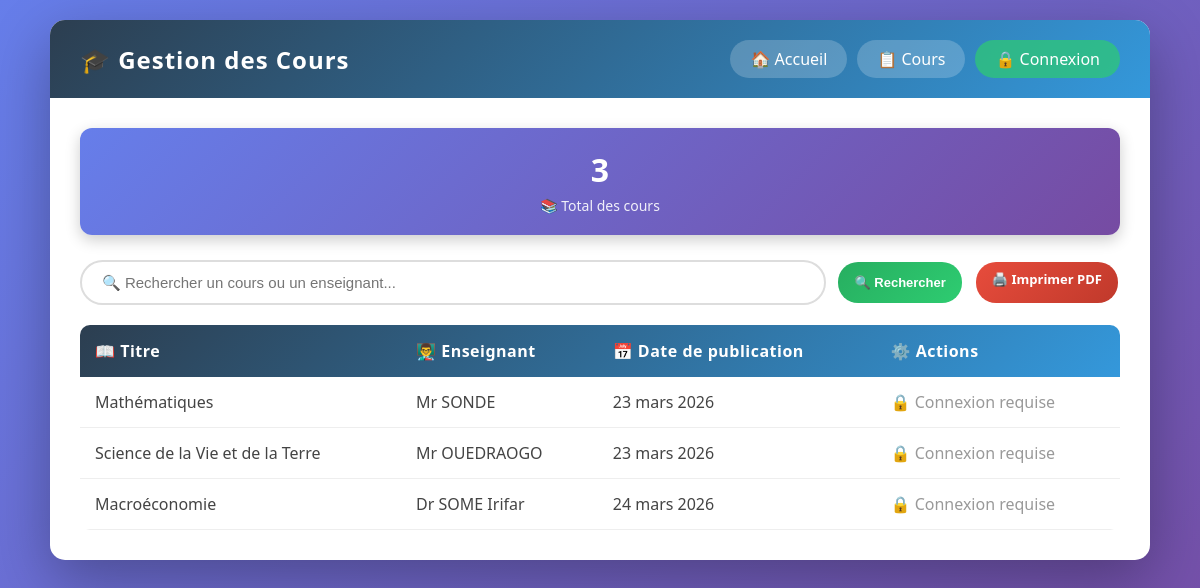
The app's page /liste/, older data.
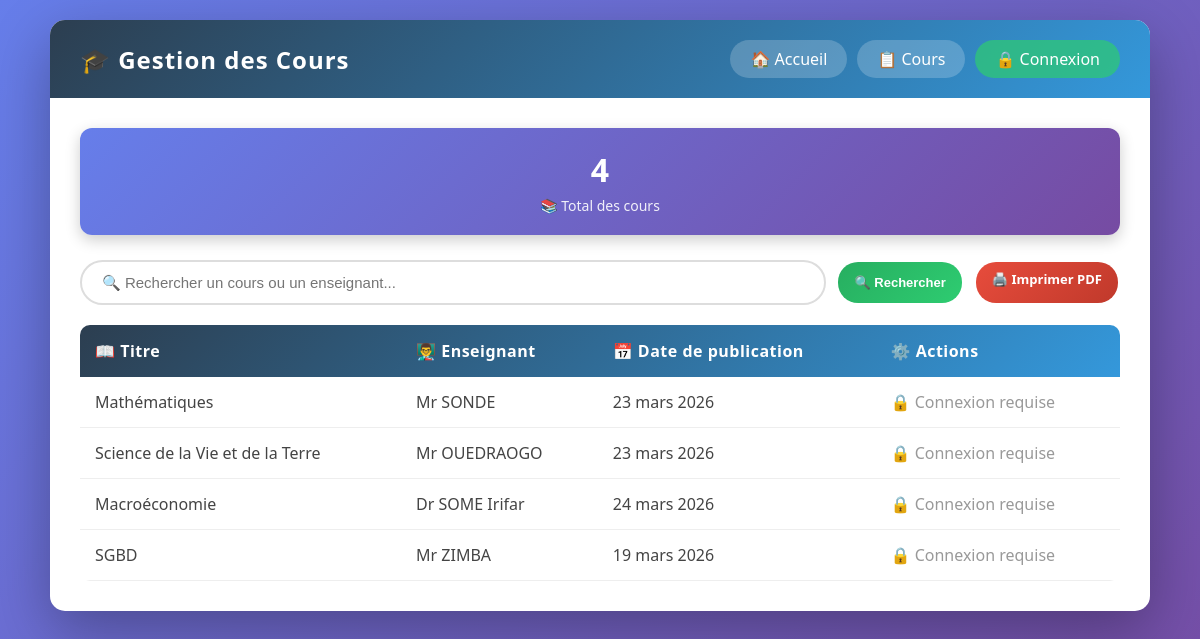
The same page, newer data.
### cours/models.py (models this page shows, shortened)
class Cours(models.Model):
    titre = models.CharField(max_length=200)
    enseignant = models.CharField(max_length=100)
    date_publication = models.DateField(validators=[valider_date])
    date_ajout = models.DateTimeField(auto_now_add=True)  # ← caché, automatique

### cours/views.py (the view)
# urls.py: path('liste/', CoursListView.as_view(), name='cours-list'),
class CoursListView(ListView):
    model = Cours
    template_name = 'cours/liste_cours.html'
    context_object_name = 'cours_list'
    def get_queryset(self):
        queryset = Cours.objects.all()
        query = self.request.GET.get('q')
        if query:
            queryset = queryset.filter(
                titre__icontains=query
            ) | queryset.filter(
                enseignant__icontains=query
            )
        return queryset
    def get_context_data(self, **kwargs):
        context = super().get_context_data(**kwargs)
        context['query'] = self.request.GET.get('q', '')
        return context

### cours/templates/cours/liste_cours.html (shortened to what this page needs)
{% extends 'cours/base.html' %}
{% block content %}
<div class="stats">
    <div class="stat-card">
        <h3>{{ cours_list|length }}</h3>
        <p>📚 Total des cours</p>
    </div>
</div>
<form method="GET" action="{% url 'cours-list' %}">
    <div class="search-bar">
        <input type="text" name="q" value="{{ query }}"
            placeholder="🔍 Rechercher un cours ou un enseignant...">
        <button type="submit" class="btn btn-add">🔍 Rechercher</button>
        <a href="{% url 'imprimer-pdf' %}" class="btn" style="background:linear-gradient(135deg, #e74c3c, #c0392b); color:white;">
            🖨️ Imprimer PDF
        </a>
    </div>
</form>
<table id="coursTable">
    <thead>
        <tr>
            <th>📖 Titre</th>
            <th>👨‍🏫 Enseignant</th>
            <th>📅 Date de publication</th>
            <th>⚙️ Actions</th>
        </tr>
    </thead>
    <tbody id="coursBody">
        {% for cours in cours_list %}
        <tr>
            <td>{{ cours.titre }}</td>
            <td>{{ cours.enseignant }}</td>
           <td>{{ cours.date_publication|date:"d F Y" }}</td>
            <td>
    {% if user.is_authenticated %}
    <a href="{% url 'cours-update' cours.pk %}" class="btn btn-edit">✏️ Modifier</a>
    <a href="{% url 'cours-delete' cours.pk %}" class="btn btn-delete">🗑️ Supprimer</a>
    {% else %}
    <span style="color:#999;">🔒 Connexion requise</span>
    {% endif %}
</td>
        </tr>
        {% endfor %}
    </tbody>
</table>
{% endblock %}

Row changes from the older to the newer data that the page shows:
added Cours: titre "SGBD", enseignant "Mr ZIMBA", date_publication "19 mars 2026"
Text that changed along with them:
{{ cours_list|length }}: "3" → "4"
